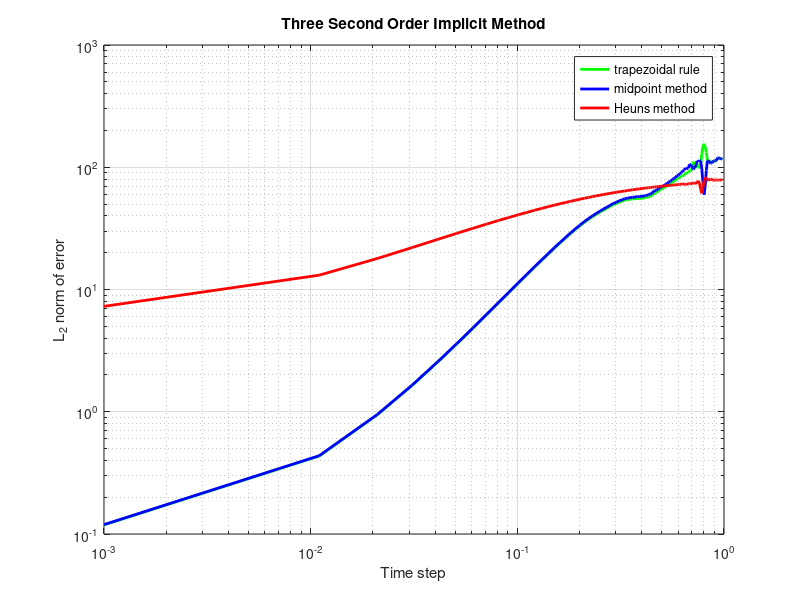

The MATLAB source for this figure:
% calculate y1 by y0
A = [1 0 0 0 0 0;
     0 1 0 0 0 0;
     0 0 1 0 0 0;
     0 0 0 1 0 0;
     0 0 0 0 2 0;
     0 0 0 0 0 4];
B = [0 0 0 -1 0 0;
      0 0 0 0 -1 0;
      0 0 0 0 0 -1;
      10 -10 0 0 0 0;
      -10 30 -20 0 0 0;
      0 -20 50 0 0 0];
C = [0 0 0 1 0 0]';
  
h_list = 0.001:0.01:1;
t_max = 0:0.001:15;
M = zeros(length(h_list),length(t_max));
error_list1 = zeros(1,length(h_list));
error_list2 = zeros(1,length(h_list));
error_list3 = zeros(1,length(h_list));

% trapezoidal rule
for jj = 1:length(h_list)
   h = h_list(jj);
   t_list = 0:h:15;
   Y1 = zeros(6,length(t_list)); 
   Y1(:,1) = [1 0.5 0.25 0 0 -1]';
 
   for ii = 2:length(t_list)
      t1 = t_list(ii);
      t2 = t_list(ii-1);
      Y1(:,ii) = inv(eye(6)-0.5*h*inv(A)*(-B))*(Y1(:,ii-1)+ ...,
           0.5*h*inv(A)*(-B)*Y1(:,ii-1)+0.5*h*inv(A)*(sin(2*pi*t1) ...,
           +sin(2*pi*t2))*C);
    end 
% extend the matrix
    
   Y = interp1(t_list,Y1(1,:),t_max,'linear','extrap');
   M(jj,:) = Y;
    
end
% calculate the error L2 norm
for kk = 2:length(h_list)
   error_list1(1,kk-1) = norm(M(kk,:)-M(1,:));
end

% midpoint method
for jj = 1:length(h_list)
   h = h_list(jj);
   t_list = 0:h:15;
   Y2 = zeros(6,length(t_list));
   Y2(:,1) = [1 0.5 0.25 0 0 -1]';
   for ii = 2:length(t_list)
      t1 = t_list(ii);
      Y2(:,ii) = inv(eye(6)-0.5*h*inv(A)*(-B))*(Y2(:,ii-1)+ ...,
           0.5*h*inv(A)*(-B)*Y2(:,ii-1)+h*inv(A)*(sin(2*pi*(t1-h/2)))*C);
   end 
% extend the matrix
   Y = interp1(t_list,Y2(1,:),t_max,'linear','extrap');
   M(jj,:) = Y;
   
end
% calculate the error L2 norm
for kk = 2:length(h_list)
   error_list2(1,kk-1) = norm(M(kk,:)-M(1,:));
end

 % Heun's method 
for jj = 1:length(h_list)
   h = h_list(jj);
   t_list = 0:h:15;
   Y3 = zeros(6,length(t_list));
   Y3(:,1) = [1 0.5 0.25 0 0 -1]';
    
   for ii = 2:length(t_list)
       t1 = t_list(ii);
       t2 = t_list(ii-1);
       Y3(:,ii) = inv(eye(6)-0.75*h*inv(A)*(-B))*(Y3(:,ii-1)+ ...,
           0.25*h*inv(A)*(-B)*Y3(:,ii-1)+0.25*h*inv(A)*(3*sin(2*pi*t1)+sin(2*pi*t2))*C);
   end  
% extend the matrix
  
   Y = interp1(t_list,Y3(1,:),t_max,'linear','extrap');
   M(jj,:) = Y;
    
end
% calculate the error L2 norm
for kk = 2:length(h_list)
   error_list3(1,kk-1) = norm(M(kk,:)-M(1,:));
end
  
loglog(h_list,error_list1,'g','linewidth',2);
hold on
loglog(h_list,error_list2,'b','linewidth',2);
hold on
loglog(h_list,error_list3,'r','linewidth',2);
grid on
hold on

title('Three Second Order Implicit Method');
xlabel('Time step');
ylabel('L_2 norm of error');
legend('trapezoidal rule','midpoint method','Heuns method');